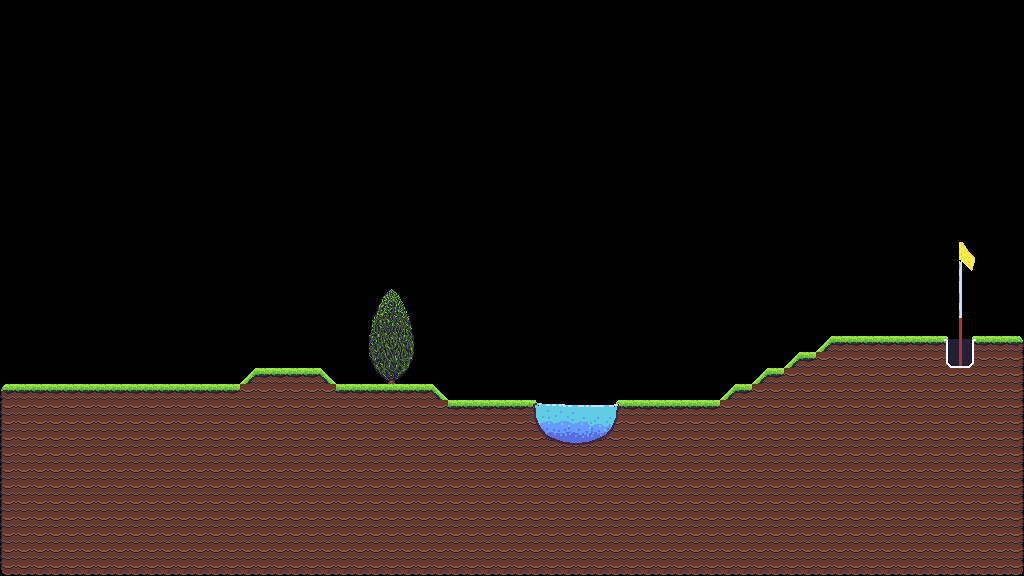

A 2D game scene composited from a Tiled map and its tileset images. What follows is a short description and the map's XML, with each tile layer's data collapsed to a summary:
An orthogonal 64x36 tile map with 16x16 px tiles, 1 tile layer (Level), 2 tilesets and 209 objects (133x collide, 2x finish, juniper).

<map version="1.10" tiledversion="1.11.1" orientation="orthogonal" renderorder="right-down" width="64" height="36" tilewidth="16" tileheight="16" infinite="0" nextlayerid="9" nextobjectid="9277">
 <tileset firstgid="1" name="prototype" tilewidth="16" tileheight="16" tilecount="128" columns="16">
  <image source="images/prototype.png" width="256" height="128" />
  <tile id="0" type="ground" />
  <tile id="1" type="ground" />
  <tile id="2" type="ground" />
  <tile id="3" type="ground" />
  <tile id="4" type="ground" />
 </tileset>
 <tileset firstgid="129" name="all2" tilewidth="16" tileheight="16" tilecount="210" columns="14">
  <image source="images/all2.png" width="224" height="244" />
 </tileset>
 <layer id="1" name="Level" width="64" height="36">
  <data>[2304 cells, 833 non-empty, 64 distinct tile ids]</data>
 </layer>
 <objectgroup id="8" name="Pool_Object">
  <object id="9266" x="548.25" y="436.125">
   <polygon points="0,0 18.125,7.25 35.625,7.125 50.625,2.875 44.75,9.125 10.875,9.25" />
  </object>
  <object id="9266" x="548.25" y="436.125">
   <polygon points="0,0 18.125,7.25 35.625,7.125 50.625,2.875 44.75,9.125 10.875,9.25" />
  </object>
 </objectgroup>
 <objectgroup id="7" name="Bushes_Leaf_Object">
  <object id="9126" name="juniper" x="368" y="288" width="51" height="94.5" />
 </objectgroup>
 <objectgroup id="6" name="Bushes_Object">
  <object id="9122" x="373.818" y="318.546">
   <polygon points="0,0 18,-28.7273 34,-0.181818" />
  </object>
  <object id="9123" x="373.909" y="319.647">
   <polygon points="0,0 34,-0.919192 38.9091,31.6202 -3.81818,32.1717" />
  </object>
  <object id="9124" x="369.909" y="352.553">
   <polygon points="0,0 42.8182,-0.643514 37.5455,15.5363 5.54545,15.7201" />
  </object>
  <object id="9125" x="376" y="368.916">
   <polygon points="0,0 31.0909,-0.280098 21,9.71007 11.1818,10.0835" />
  </object>
  <object id="9122" x="373.818" y="318.546">
   <polygon points="0,0 18,-28.7273 34,-0.181818" />
  </object>
  <object id="9123" x="373.909" y="319.647">
   <polygon points="0,0 34,-0.919192 38.9091,31.6202 -3.81818,32.1717" />
  </object>
  <object id="9124" x="369.909" y="352.553">
   <polygon points="0,0 42.8182,-0.643514 37.5455,15.5363 5.54545,15.7201" />
  </object>
  <object id="9125" x="376" y="368.916">
   <polygon points="0,0 31.0909,-0.280098 21,9.71007 11.1818,10.0835" />
  </object>
 </objectgroup>
 <objectgroup id="2" name="Ground_Object">
  <object id="9061" type="collide" x="1008" y="336" width="16" height="16" />
  <object id="9062" type="collide" x="0" y="384" width="16" height="16" />
  <object id="9063" type="collide" x="832" y="336" width="16" height="16" />
  <object id="9064" type="collide" x="848" y="336" width="16" height="16" />
  <object id="9065" type="collide" x="864" y="336" width="16" height="16" />
  <object id="9066" type="collide" x="880" y="336" width="16" height="16" />
  <object id="9067" type="collide" x="896" y="336" width="16" height="16" />
  <object id="9068" type="collide" x="912" y="336" width="16" height="16" />
  <object id="9069" type="collide" x="928" y="336" width="16" height="16" />
  <object id="9070" type="collide" x="976" y="336" width="16" height="16" />
  <object id="9071" type="collide" x="992" y="336" width="16" height="16" />
  <object id="9072" type="collide" x="800" y="352" width="16" height="16" />
  <object id="9073" type="collide" x="256" y="368" width="16" height="16" />
  <object id="9074" type="collide" x="272" y="368" width="16" height="16" />
  <object id="9075" type="collide" x="288" y="368" width="16" height="16" />
  <object id="9076" type="collide" x="304" y="368" width="16" height="16" />
  <object id="9077" type="collide" x="768" y="368" width="16" height="16" />
  <object id="9078" type="collide" x="16" y="384" width="16" height="16" />
  <object id="9079" type="collide" x="32" y="384" width="16" height="16" />
  <object id="9080" type="collide" x="48" y="384" width="16" height="16" />
  <object id="9081" type="collide" x="64" y="384" width="16" height="16" />
  <object id="9082" type="collide" x="80" y="384" width="16" height="16" />
  <object id="9083" type="collide" x="96" y="384" width="16" height="16" />
  <object id="9084" type="collide" x="112" y="384" width="16" height="16" />
  <object id="9085" type="collide" x="128" y="384" width="16" height="16" />
  <object id="9086" type="collide" x="144" y="384" width="16" height="16" />
  <object id="9087" type="collide" x="160" y="384" width="16" height="16" />
  <object id="9088" type="collide" x="176" y="384" width="16" height="16" />
  <object id="9089" type="collide" x="192" y="384" width="16" height="16" />
  <object id="9090" type="collide" x="208" y="384" width="16" height="16" />
  <object id="9091" type="collide" x="224" y="384" width="16" height="16" />
  <object id="9092" type="collide" x="336" y="384" width="16" height="16" />
  <object id="9093" type="collide" x="352" y="384" width="16" height="16" />
  <object id="9094" type="collide" x="416" y="384" width="16" height="16" />
  <object id="9095" type="collide" x="736" y="384" width="16" height="16" />
  <object id="9096" type="collide" x="448" y="400" width="16" height="16" />
  <object id="9097" type="collide" x="464" y="400" width="16" height="16" />
  <object id="9098" type="collide" x="480" y="400" width="16" height="16" />
  <object id="9099" type="collide" x="496" y="400" width="16" height="16" />
  <object id="9100" type="collide" x="512" y="400" width="16" height="16" />
  <object id="9101" type="collide" x="624" y="400" width="16" height="16" />
  <object id="9102" type="collide" x="640" y="400" width="16" height="16" />
  <object id="9103" type="collide" x="656" y="400" width="16" height="16" />
  <object id="9104" type="collide" x="672" y="400" width="16" height="16" />
  <object id="9105" type="collide" x="688" y="400" width="16" height="16" />
  <object id="9106" type="collide" x="704" y="400" width="16" height="16" />
  <object id="9107" type="collide" x="0" y="560" width="16" height="16" />
  <object id="9108" type="collide" x="0" y="400" width="16" height="16" />
  <object id="9109" type="collide" x="0" y="416" width="16" height="16" />
  <object id="9110" type="collide" x="0" y="432" width="16" height="16" />
  <object id="9111" type="collide" x="0" y="448" width="16" height="16" />
  <object id="9112" type="collide" x="0" y="464" width="16" height="16" />
  <object id="9113" type="collide" x="0" y="480" width="16" height="16" />
  <object id="9114" type="collide" x="0" y="496" width="16" height="16" />
  <object id="9115" type="collide" x="0" y="512" width="16" height="16" />
  <object id="9116" type="collide" x="0" y="528" width="16" height="16" />
  <object id="9117" type="collide" x="0" y="544" width="16" height="16" />
  <object id="9127" type="collide" x="1008" y="560" width="16" height="16" />
  <object id="9128" type="collide" x="1008" y="352" width="16" height="16" />
  <object id="9129" type="collide" x="1008" y="368" width="16" height="16" />
  <object id="9130" type="collide" x="1008" y="384" width="16" height="16" />
  <object id="9131" type="collide" x="1008" y="400" width="16" height="16" />
  <object id="9132" type="collide" x="1008" y="416" width="16" height="16" />
  <object id="9133" type="collide" x="1008" y="432" width="16" height="16" />
  <object id="9134" type="collide" x="1008" y="448" width="16" height="16" />
  <object id="9135" type="collide" x="1008" y="464" width="16" height="16" />
  <object id="9136" type="collide" x="1008" y="480" width="16" height="16" />
  <object id="9137" type="collide" x="1008" y="496" width="16" height="16" />
  </objectgroup>
 <objectgroup id="3" name="Hole_Object">
  <!-- 8 objects omitted --></objectgroup>
 <objectgroup id="5" name="Spawn_Object">
  <!-- 1 objects omitted --></objectgroup>
</map>
<!-- 130 of 209 objects omitted -->
